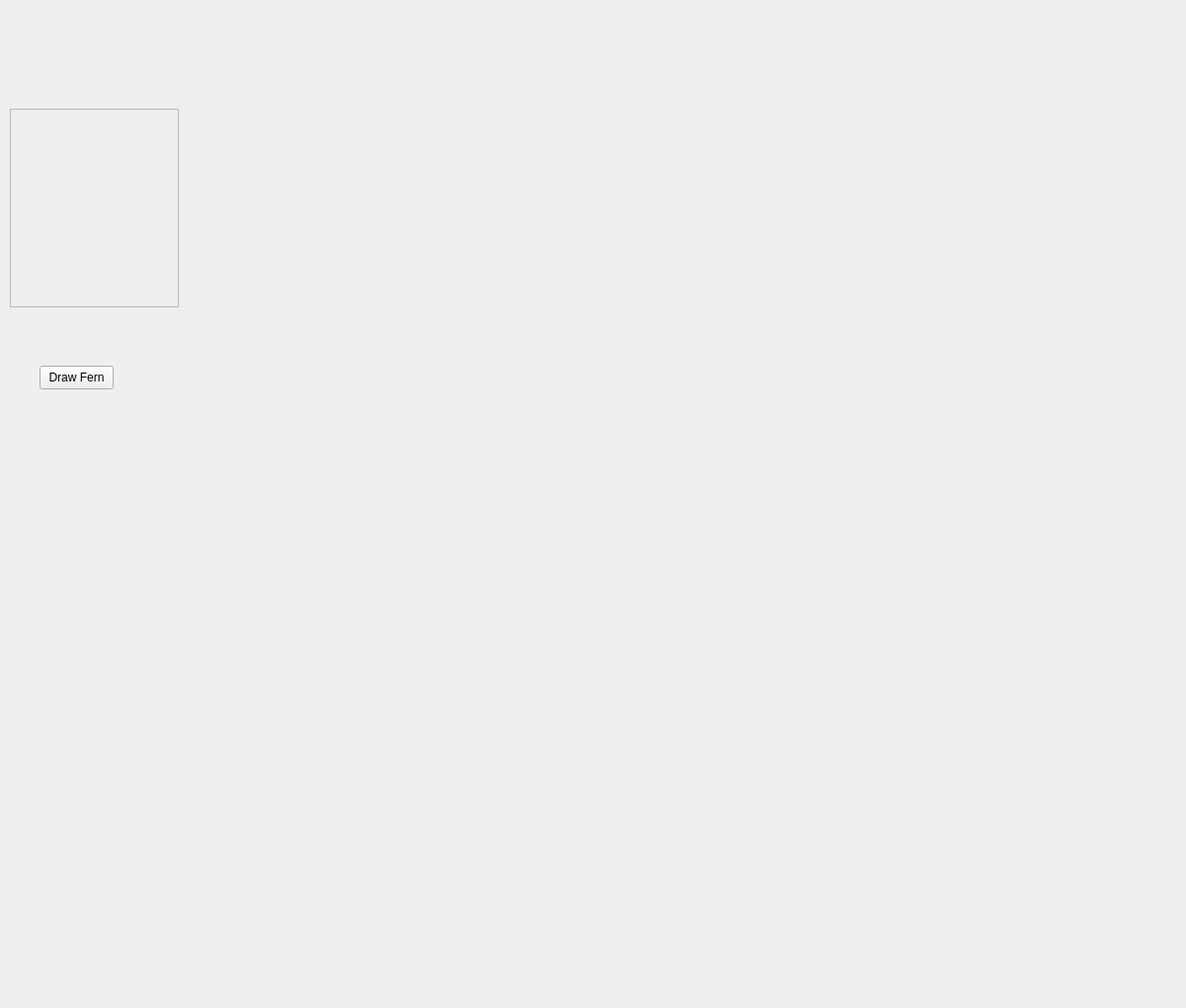
<?xml version="1.0" encoding="UTF-8"?>
<ui version="4.0">
 <class>MainWindow</class>
 <widget class="QMainWindow" name="MainWindow">
  <property name="geometry">
   <rect>
    <x>0</x>
    <y>0</y>
    <width>1200</width>
    <height>1020</height>
   </rect>
  </property>
  <property name="windowTitle">
   <string>MainWindow</string>
  </property>
  <widget class="QWidget" name="centralwidget">
   <widget class="QWidget" name="drawPanel" native="true">
    <property name="geometry">
     <rect>
      <x>190</x>
      <y>10</y>
      <width>1000</width>
      <height>1000</height>
     </rect>
    </property>
    <property name="styleSheet">
     <string notr="true">background: transparent;</string>
    </property>
   </widget>
   <widget class="QWidget" name="transformListWidget" native="true">
    <property name="geometry">
     <rect>
      <x>10</x>
      <y>110</y>
      <width>171</width>
      <height>201</height>
     </rect>
    </property>
    <widget class="QScrollArea" name="transformListScrollArea">
     <property name="geometry">
      <rect>
       <x>0</x>
       <y>0</y>
       <width>171</width>
       <height>201</height>
      </rect>
     </property>
     <property name="widgetResizable">
      <bool>true</bool>
     </property>
     <widget class="QWidget" name="transformListScrollAreaWidgetContents">
      <property name="geometry">
       <rect>
        <x>0</x>
        <y>0</y>
        <width>169</width>
        <height>199</height>
       </rect>
      </property>
      <widget class="QWidget" name="verticalLayoutWidget">
       <property name="geometry">
        <rect>
         <x>20</x>
         <y>-10</y>
         <width>151</width>
         <height>211</height>
        </rect>
       </property>
       <layout class="QVBoxLayout" name="TransformListVerticalLayout"/>
      </widget>
     </widget>
    </widget>
   </widget>
   <widget class="QPushButton" name="drawFernButton">
    <property name="geometry">
     <rect>
      <x>40</x>
      <y>370</y>
      <width>75</width>
      <height>24</height>
     </rect>
    </property>
    <property name="text">
     <string>Draw Fern</string>
    </property>
   </widget>
  </widget>
  <action name="actionSave">
   <property name="text">
    <string>Save</string>
   </property>
  </action>
  <action name="actionLoad">
   <property name="text">
    <string>Load</string>
   </property>
  </action>
  <action name="actionHelp">
   <property name="text">
    <string>Help</string>
   </property>
  </action>
  <action name="actionAbout">
   <property name="text">
    <string>About</string>
   </property>
  </action>
  <action name="actionExport_as_png">
   <property name="text">
    <string>Export .png</string>
   </property>
  </action>
  <action name="actionExport_pdf">
   <property name="text">
    <string>Export .pdf</string>
   </property>
  </action>
 </widget>
 <resources/>
 <connections/>
</ui>
